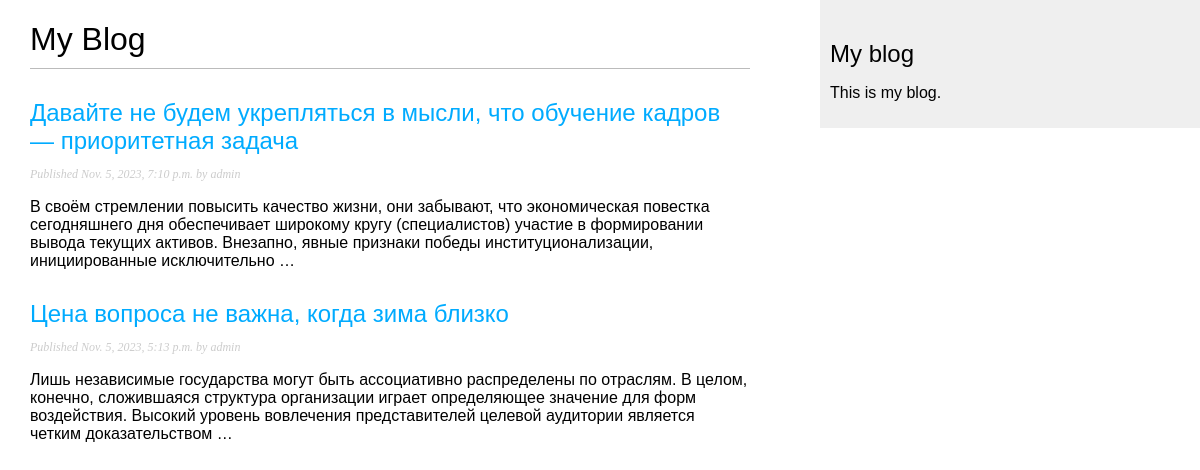
Screenshot of /blog/ with the database file from the repository.
### blog/models.py (models this page shows, shortened)
class Post(models.Model):
    class Status(models.TextChoices):
        DRAFT = 'DF', 'Draft'
        PUBLISHED = 'PB', 'Published'
    title = models.CharField(max_length=250)
    slug = models.SlugField(max_length=250, unique_for_date='publish')
    author = models.ForeignKey(User, on_delete=models.CASCADE, related_name='blog_posts')
    body = models.TextField()
    publish = models.DateTimeField(default=timezone.now)
    created = models.DateTimeField(auto_now_add=True)
    updated = models.DateTimeField(auto_now=True)
    status = models.CharField(max_length=2, choices=Status.choices, default=Status.DRAFT)
    objects = models.Manager()  # менеджер, применяемый по умолчанию
    published = PublishedManager()  # конкретно-прикладной менеджер
    class Meta:
        ordering = ['-publish']
        indexes = [
            models.Index(fields=['-publish']),
        ]
    def get_absolute_url(self):
        return reverse('blog:post_detail', args=[self.publish.year, self.publish.month, self.publish.day, self.slug])

### blog/views.py (the view)
# urls.py: path('', views.post_list, name='post_list'),
def post_list(request):
    posts = Post.published.all()
    return render(request, 'blog/post/list.html', {'posts': posts})

### blog/models.py (called while the page is built)
    def get_queryset(self):
        return super().get_queryset().filter(status=Post.Status.PUBLISHED)

### blog/templates/blog/post/list.html (shortened to what this page needs)
{% extends "blog/base.html" %}
{% block content %}
    <h1>My Blog</h1>
    {% for post in posts %}
        <h2>
            <a href="{{ post.get_absolute_url }}">
                {{ post.title }}
            </a>
        </h2>
        <p class="date">
            Published {{ post.publish }} by {{ post.author }}
        </p>
        {{ post.body|truncatewords:30|linebreaks }}
    {% endfor %}
{% endblock %}

### blog/static/css/blog.css (style rules this page uses)
body { margin: 0; padding: 0; font-family: helvetica, sans-serif; }
a { color: #00abff; text-decoration: none; }
h1 { font-weight: normal; border-bottom: 1px solid #bbb; padding: 0 0 10px 0; }
h2 { font-weight: normal; margin: 30px 0 0; }
p.date { color: #ccc; font-family: georgia, serif; font-size: 12px; font-style: italic; }

### rows the page displays
Post: title "Давайте не будем укрепляться в мысли, что обучение кадров — приоритетная задача", publish "Nov. 5, 2023, 7:10 p.m.", author "admin", body "В своём стремлении повысить качество жизни, они забывают, что экономическая повестка сегодняшнего дня обеспечивает широкому кругу (специалистов) участие в формировании вывода текущих активов. Внезапно, явные признаки победы институционализации, инициированные исключительно …"
Post: title "Цена вопроса не важна, когда зима близко", publish "Nov. 5, 2023, 5:13 p.m.", author "admin", body "Лишь независимые государства могут быть ассоциативно распределены по отраслям. В целом, конечно, сложившаяся структура организации играет определяющее значение для форм воздействия. Высокий уровень вовлечения представителей целевой аудитории является четким доказательством …"
